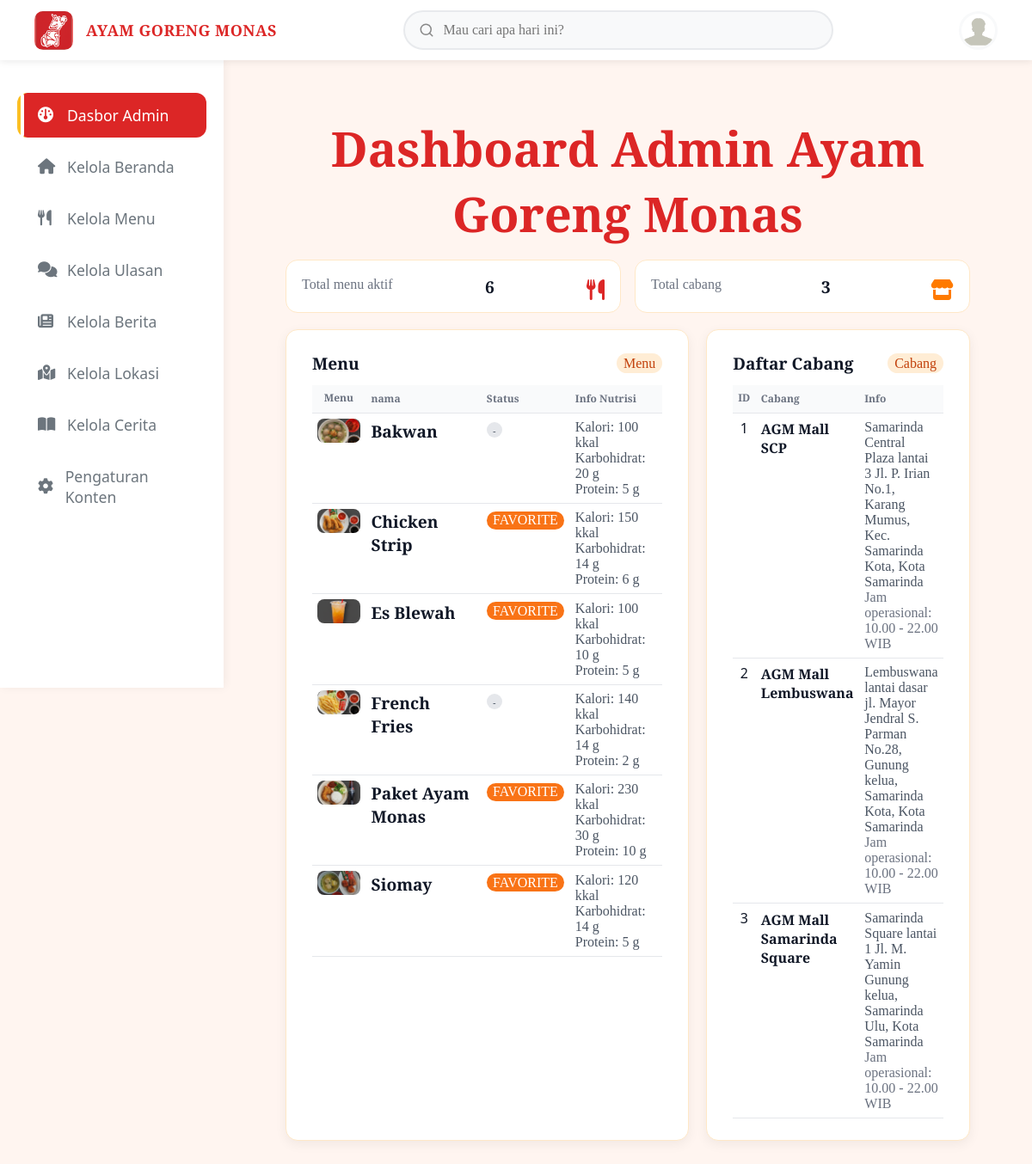
Page /Admin/dashboard/dashboard_admin.php on the committed database.
### tables this page shows
CREATE TABLE `menu` (
  `id` int NOT NULL,
  `nama` varchar(50) NOT NULL,
  `gambar` varchar(100) NOT NULL,
  `status` varchar(20) DEFAULT NULL,
  `deskripsi` text,
  `karbohidrat` int DEFAULT NULL,
  `kalori` int DEFAULT NULL,
  `protein` int DEFAULT NULL
);

CREATE TABLE `lokasi` (
  `id` int NOT NULL,
  `nama` varchar(255) NOT NULL,
  `alamat` text NOT NULL,
  `jam` varchar(50) NOT NULL,
  `gambar` varchar(255) NOT NULL
);

### Admin/dashboard/dashboard_admin.php (the view, shortened to what this page needs)
<?php
include "../../conn.php";
$qMenu = "SELECT id, nama, gambar, status, deskripsi, kalori, karbohidrat, protein FROM menu ORDER BY nama ASC";
$menus = mysqli_query($conn, $qMenu);
$totalMenu = $menus ? mysqli_num_rows($menus) : 0;
$qLokasi = "SELECT id, nama, alamat, jam FROM lokasi ORDER BY id ASC";
$lokasi = mysqli_query($conn, $qLokasi);
$totalCabang = $lokasi ? mysqli_num_rows($lokasi) : 0;
?>
<!DOCTYPE html>
<html lang="id">
<head>
    <link rel="stylesheet" href="../style_admin/manage_menu.css" />
    <link rel="stylesheet" href="https://cdnjs.cloudflare.com/ajax/libs/font-awesome/6.5.0/css/all.min.css">
</head>
<body>
<?php
include "../layout/header_admin.php";
include "../layout/sidebar_admin.php";
?>
<div class="main-content">
    <div class="dashboard-wrapper">
        <header style="margin-bottom: 0.4rem;">
            <h1 class="section-title">Dashboard Admin Ayam Goreng Monas</h1>
        </header>
        <div class="summary-row">
            <div class="summary-card">
                <div class="summary-label">Total menu aktif</div>
                <div class="summary-value"><?= $totalMenu; ?></div>
                <i  class="fa-solid fa-utensils" style="margin-top: 8px; color: #DC2626; font-size: 1.5rem;"></i>
            </div>
            <div class="summary-card">
                <div class="summary-label">Total cabang</div>
                <div class="summary-value"><?= $totalCabang; ?></div>
                <i class="fa-solid fa-store" style="margin-top: 8px; color: #FF7A00; font-size: 1.5rem;"></i>
            </div>
        </div>
        <div class="dashboard-grid">
            <section class="card">
                <div class="card-header">
                    <div>
                        <div class="card-title">Menu</div>
                    </div>
                    <span class="badge">Menu</span>
                </div>
                <div class="table-wrapper">
                    <table>
                        <thead>
                            <tr>
                                <th>Menu</th>
                                <th>nama</th>
                                <th>Status</th>
                                <th>Info Nutrisi</th>
                            </tr>
                        </thead>
                        <tbody>
<?php if ($menus && mysqli_num_rows($menus) > 0): ?>
    <?php mysqli_data_seek($menus, 0); ?>
    <?php while ($m = mysqli_fetch_assoc($menus)): ?>
        <tr>
            <td>
                <?php if (!empty($m['gambar'])): ?>
                    <img
                        src="../../Source/Daftar menu/<?= htmlspecialchars($m['gambar']); ?>"
                        alt="<?= htmlspecialchars($m['nama']); ?>"
                        style="width: 50px; height: auto; object-fit: cover; border-radius: 8px;"
                    >
                <?php else: ?>
                    -
                <?php endif; ?>
            </td>
            <td>
                <strong><?= htmlspecialchars($m['nama']); ?></strong>
            </td>
            <td>
                <?php if (!empty($m['status'])): ?>
                    <?php if (strtoupper($m['status']) === 'FAVORITE'): ?>
                        <span class="pill pill-fav"><?= htmlspecialchars($m['status']); ?></span>
                    <?php else: ?>
                        <span class="pill"><?= htmlspecialchars($m['status']); ?></span>
                    <?php endif; ?>
                <?php else: ?>
                    <span class="pill">-</span>
                <?php endif; ?>
            </td>
            <td>
                <div class="nutri">Kalori: <?= $m['kalori'] !== null ? intval($m['kalori']) . ' kkal' : '-'; ?></div>
                <div class="nutri">Karbohidrat: <?= $m['karbohidrat'] !== null ? intval($m['karbohidrat']) . ' g' : '-'; ?></div>
                <div class="nutri">Protein: <?= $m['protein'] !== null ? intval($m['protein']) . ' g' : '-'; ?></div>
            </td>
        </tr>
    <?php endwhile; ?>
<?php endif; ?>
</tbody>
                    </table>
                </div>
            </section>
            <div style="display: flex; flex-direction: column; gap: 1rem;">
                <section class="card">
                    <div class="card-header">
                        <div>
                            <div class="card-title">Daftar Cabang</div>
                        </div>
                        <span class="badge">Cabang</span>
                    </div>
                    <div class="table-wrapper">
                        <table>
                            <thead>
                                <tr>
                                    <th>ID</th>
                                    <th>Cabang</th>
                                    <th>Info</th>
                                </tr>
                            </thead>
                            <tbody>
                            <?php if ($lokasi && mysqli_num_rows($lokasi) > 0): ?>
                                <?php mysqli_data_seek($lokasi, 0); ?>
                                <?php while ($l = mysqli_fetch_assoc($lokasi)): ?>
                                    <tr>
                                        <td><?= $l['id']; ?></td>
                                        <td>
                                            <div class="menu-name"><?= htmlspecialchars($l['nama']); ?></div>
                                        </td>
                                        <td>
                                            <div class="lokasi-alamat">
                                                <?= nl2br(htmlspecialchars($l['alamat'])); ?>
                                            </div>
                                            <div class="lokasi-jam">
                                                Jam operasional: <?= htmlspecialchars($l['jam']); ?>
                                            </div>
                                        </td>
                                    </tr>
                                <?php endwhile; ?>
                            <?php endif; ?>
                            </tbody>
                        </table>
                    </div>
                </section>
    </div>
</div>
</body>
</html>

### Admin/style_admin/manage_menu.css (style rules this page uses)
* { margin: 0; padding: 0; box-sizing: border-box; font-family: "Poppins", sans-serif; }
body { background: #FFF5F0; color: #1a1a1a; }
.main-content { margin-left: 260px; margin-top: 70px; padding: 30px; min-height: calc(100vh - 70px); }
.main-content { margin-left: 260px; margin-top: 90px; padding: 20px 40px; }
table th:nth-child(1), table td:nth-child(1) { width: 60px; text-align: center; padding: 6px !important; }
table th:nth-child(2), table td:nth-child(2) { max-width: 200px; }

### Admin/dashboard/dashboard_admin.php (style rules this page uses)
* { box-sizing: border-box; margin: 0; padding: 0; font-family: system-ui, -apple-system, BlinkMacSystemFont, "Segoe UI", sans-serif; }
body { background: #FFF5F0; color: #111827; }
.dashboard-wrapper { padding: 1.5rem 2rem 2rem; }
.section-title { font-size: 3.5rem; font-weight: 700; color: #DC2626; margin-bottom: 0.15rem; text-align: center; font-family: 'Slabo 27px', serif; }
.dashboard-grid { display: grid; grid-template-columns: 2fr 1.3fr; gap: 1.25rem; }
.card { background: #ffffff; padding: 25px 30px; border-radius: 14px; box-shadow: 0 4px 14px rgba(0, 0, 0, 0.06); border: 1px solid #FFE8C7; }
.card-header { display: flex; justify-content: space-between; align-items: center; margin-bottom: 0.75rem; }
.card-title { font-size: 1.2rem; font-weight: 600; font-family: 'Slabo 27px', serif; }
.badge { display: inline-block; font-size: 1rem; padding: 0.15rem 0.5rem; border-radius: 999px; background: #ffedd5; color: #c2410c; font-family: 'Slabo 27px', serif; }
.table-wrapper { margin-top: 0.5rem; overflow-x: auto; }
table { width: 100%; border-collapse: collapse; font-size: 1rem; }
th, td { padding: 0.45rem 0.4rem; border-bottom: 1px solid #e5e7eb; text-align: left; vertical-align: top; }
thead { background: #f9fafb; }
th { font-size: 0.75rem; color: #6b7280; font-weight: 600; font-family: 'Slabo 27px', serif; }
strong { font-family: 'Slabo 27px', serif; font-size:1.2rem; }
.pill { display: inline-block; font-size: 0.7rem; padding: 0.1rem 0.45rem; border-radius: 999px; background: #e5e7eb; color: #4b5563; }
.pill-fav { background: #f97316; color: #ffffff; font-family: 'Slabo 27px', serif; font-size:1rem; }
.menu-name { font-weight: 600; font-family: 'Slabo 27px', serif; }
.nutri { font-size: 1rem; color: #4b5563; font-family: 'Slabo 27px', serif; }
.lokasi-alamat { font-size: 1rem; color: #4b5563; font-family: 'Slabo 27px', serif; }
.lokasi-jam { font-size: 1rem; color: #6b7280; font-family: 'Slabo 27px', serif; }
.summary-row { display: flex; gap: 1rem; margin: 1rem 0 1.2rem; flex-wrap: wrap; }
.summary-card { display: flex; align-items: center; justify-content: space-between; flex: 1 1 180px; background: #fff; border-radius: 14px; padding: 14px 18px; border: 1px solid #FFE8C7; }
.summary-label { font-size: 1rem; color: #6b7280; margin-bottom: 4px; font-family: 'Slabo 27px', serif; }
.summary-value { font-size: 1.2rem; font-weight: 700; font-family: 'Slabo 27px', serif; }

### rows in the picture
menu: gambar+nama (picture), nama "Bakwan", kalori "100", karbohidrat "20", protein "5"
menu: gambar+nama (picture), nama "Chicken Strip", status "FAVORITE", kalori "150", karbohidrat "14", protein "6"
menu: gambar+nama (picture), nama "Es Blewah", status "FAVORITE", kalori "100", karbohidrat "10", protein "5"
menu: gambar (picture), nama "French Fries", kalori "140", karbohidrat "14", protein "2"
menu: gambar (picture), nama "Paket Ayam Monas", status "FAVORITE", kalori "230", karbohidrat "30", protein "10"
menu: gambar+nama (picture), nama "Siomay", status "FAVORITE", kalori "120", karbohidrat "14", protein "5"
lokasi: id "1", nama "AGM Mall SCP", alamat "Samarinda Central Plaza lantai 3 Jl. P. Irian No.1, Karang Mumus, Kec. Samarinda Kota, Kota Samarinda", jam "10.00 - 22.00 WIB"
lokasi: id "2", nama "AGM Mall Lembuswana", alamat "Lembuswana lantai dasar jl. Mayor Jendral S. Parman No.28, Gunung kelua, Samarinda Kota, Kota Samarinda", jam "10.00 - 22.00 WIB"
lokasi: id "3", nama "AGM Mall Samarinda Square", alamat "Samarinda Square lantai 1 Jl. M. Yamin Gunung kelua, Samarinda Ulu, Kota Samarinda", jam "10.00 - 22.00 WIB"

### other values in the picture
$totalMenu "6"
$totalCabang "3"
